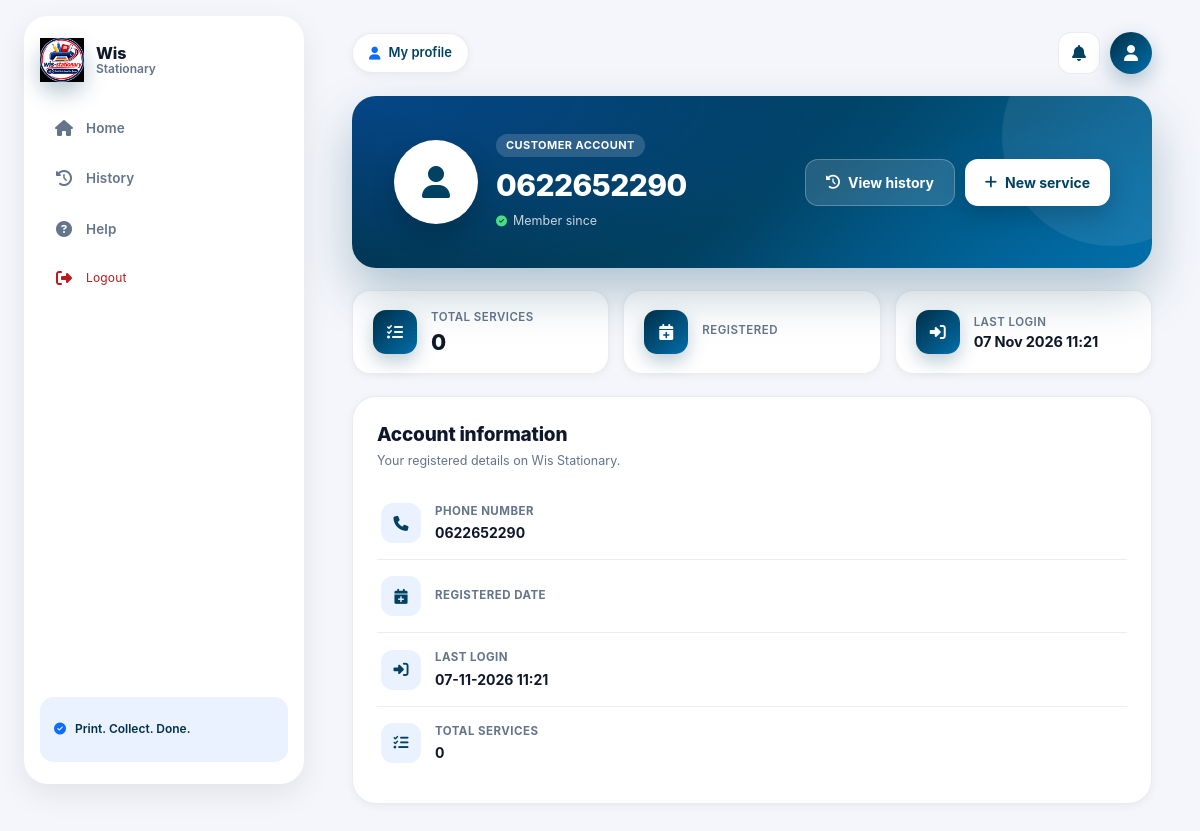
The page /customer/profile/ (signed in) on the database as committed earlier.
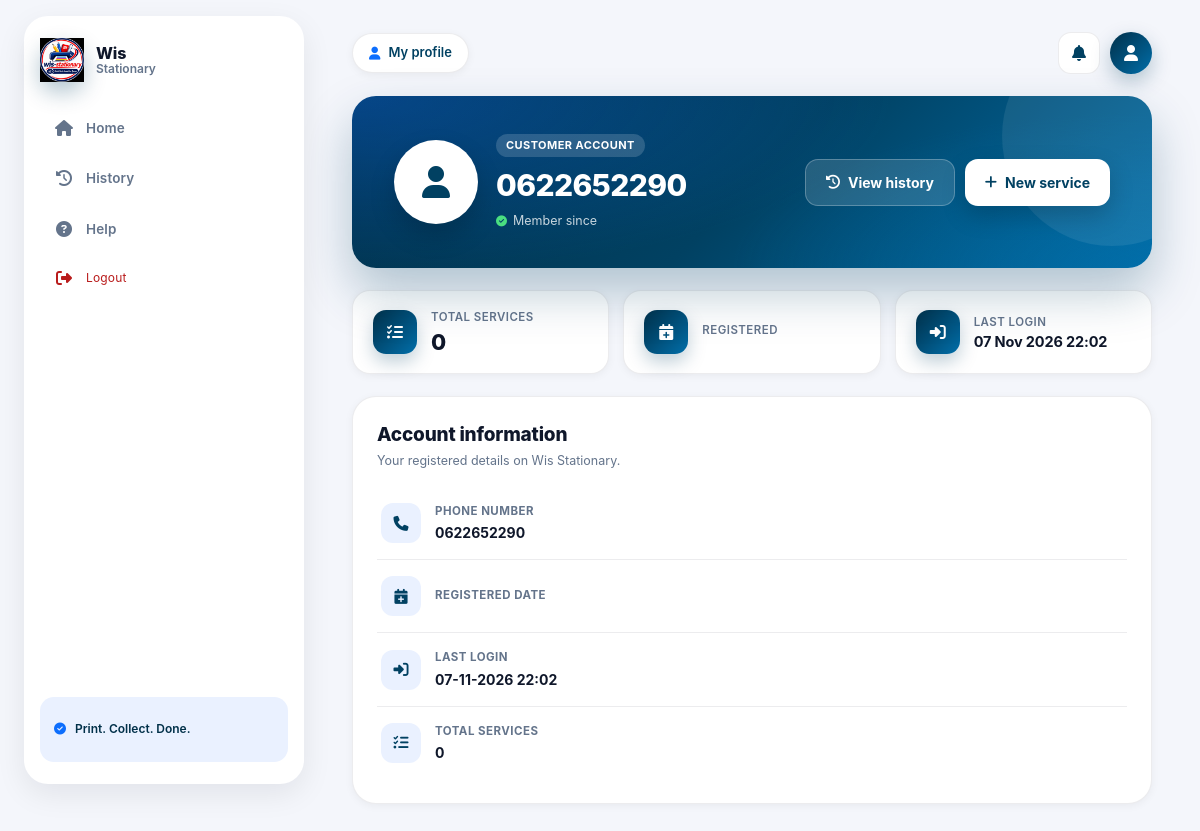
The same page on the database as committed later.
### stationary_system/models/accounts.py (models this page shows, shortened)
class CustomUser(AbstractUser):
    phone = models.CharField(max_length=20, blank=True, null=True)
    stationary_id = models.CharField(max_length=20, blank=True, null=True)

### stationary_system/views/customer_views/c_dashboard.py (the view)
# urls.py: path('customer/profile/', c_dashboard.profile, name='customer_profile'),
@login_required(login_url='login_page_customer')
def profile(request):
    return render(request, 'customer/profile.html')

### stationary_system/templates/customer/profile.html (shortened to what the changed rows need)
{% load static %}
<!DOCTYPE html>
<html lang="en">
<head>
    <link rel="stylesheet" href="{% static 'customer_css/wis.css' %}">
    <link rel="stylesheet" href="{% static 'customer_css/profile.css' %}">
    <link rel="stylesheet" href="https://cdnjs.cloudflare.com/ajax/libs/font-awesome/6.4.0/css/all.min.css">
</head>
<body>
    <main class="main">
        <div class="wrap">
            <section class="profile-hero">
                <div class="profile-intro">
                    <span class="profile-tag">Customer account</span>
                    <h1 class="profile-name">0{{ user.phone }}</h1>
                    <p class="profile-sub">
                        <i class="fas fa-circle-check"></i>
                        Member since {{ user.reg_date|date:"d M Y" }}
                    </p>
                </div>
            </section>
            <section class="profile-stats">
                <div class="stat-card">
                    <div class="stat-copy">
                        <span class="stat-label">Last login</span>
                        <strong class="stat-value sm">
                            {% if user.last_login %}
                                {{ user.last_login|date:"d M Y H:i" }}
                            {% else %}
                                —
                            {% endif %}
                        </strong>
                    </div>
                </div>
            </section>
            <section class="panel">
                <div class="section-head">
                    <div>
                        <h2>Account information</h2>
                    </div>
                </div>
                <div class="info-list">
                    <div class="info-row">
                        <div class="info-copy">
                            <span class="info-label">Phone number</span>
                            <span class="info-value">0{{ user.phone }}</span>
                        </div>
                    </div>
                    <div class="info-row">
                        <div class="info-copy">
                            <span class="info-label">Last login</span>
                            <span class="info-value">
                                {% if user.last_login %}
                                    {{ user.last_login|date:"d-m-Y H:i" }}
                                {% else %}
                                    —
                                {% endif %}
                            </span>
                        </div>
                    </div>
                </div>
            </section>
        </div>
    </main>
</body>
</html>

Rows that differ between the two databases and show on the page:
changed CustomUser: last_login "07 Nov 2026 11:21" → "07 Nov 2026 22:02"; last_login "07-11-2026 11:21" → "07-11-2026 22:02"
